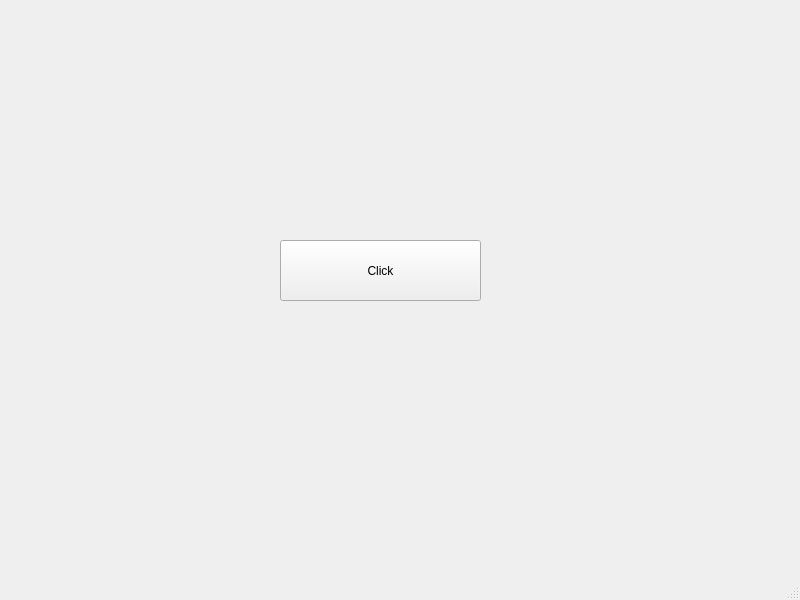
<?xml version="1.0" encoding="UTF-8"?>
<ui version="4.0">
 <class>MainWindow</class>
 <widget class="QMainWindow" name="MainWindow">
  <property name="geometry">
   <rect>
    <x>0</x>
    <y>0</y>
    <width>800</width>
    <height>600</height>
   </rect>
  </property>
  <property name="windowTitle">
   <string>MainWindow</string>
  </property>
  <widget class="QWidget" name="centralwidget">
   <widget class="QPushButton" name="btn">
    <property name="geometry">
     <rect>
      <x>280</x>
      <y>240</y>
      <width>201</width>
      <height>61</height>
     </rect>
    </property>
    <property name="text">
     <string>Click</string>
    </property>
   </widget>
  </widget>
  <widget class="QMenuBar" name="menubar">
   <property name="geometry">
    <rect>
     <x>0</x>
     <y>0</y>
     <width>800</width>
     <height>26</height>
    </rect>
   </property>
  </widget>
  <widget class="QStatusBar" name="statusbar"/>
 </widget>
 <resources/>
 <connections/>
</ui>
